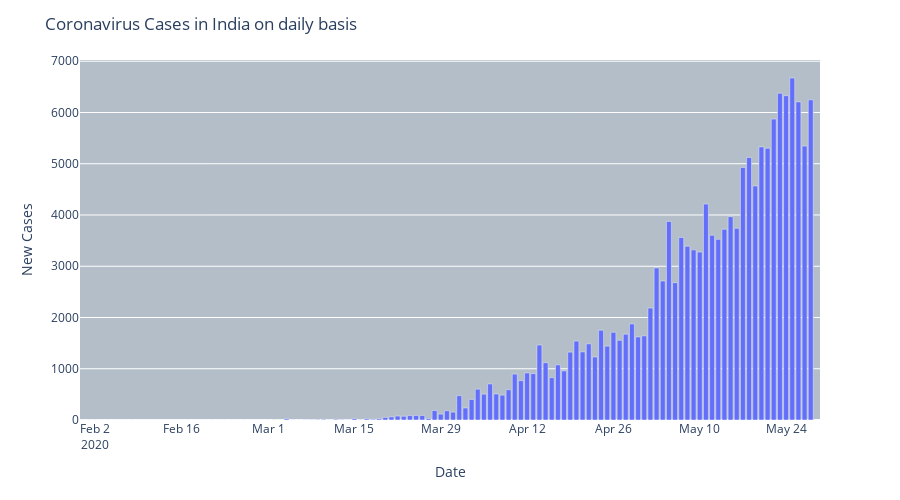

The cell this chart's notebook holds for it:
### Code cell
fig = px.bar(df_daywise_India, x="Date", y="New Cases", barmode='group', height=500)
fig.update_layout(title_text='Coronavirus Cases in India on daily basis',plot_bgcolor='rgb(180, 190, 200)')
fig.show()
